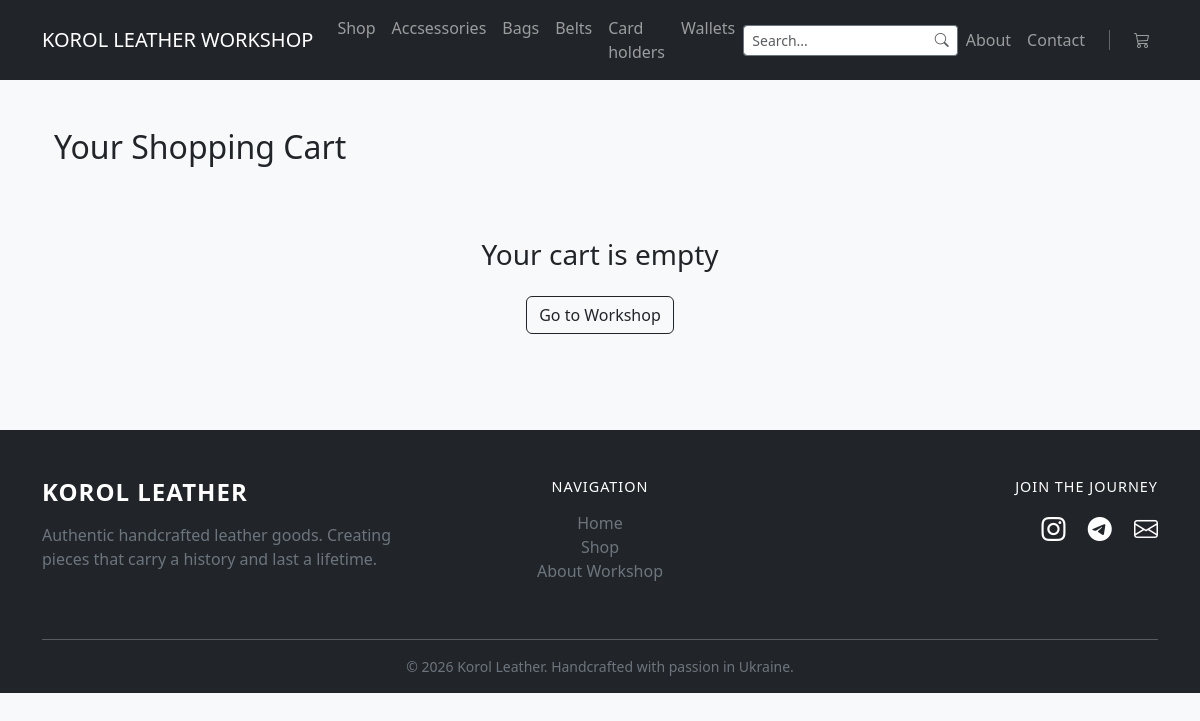
Page /cart/ on the committed database.
### catalog/models.py (models this page shows, shortened)
class Category(models.Model):
    name = models.CharField(max_length=200)
    slug = models.SlugField(max_length=200, unique=True,
                            null=False, blank=False)
    class Meta:
        verbose_name = 'Category'
        verbose_name_plural = 'Categories'
        ordering = ['name']

### catalog/views.py (the view)
# urls.py: path('cart/', views.cart_detail, name='cart_detail'),
def cart_detail(request):
    cart = Cart(request)
    return render(request, 'catalog/cart_detail.html', {'cart': cart})

### catalog/cart.py (called while the page is built)
    def __len__(self):
        return sum(item['quantity'] for item in self.cart.values())

### catalog/context_processors.py (called while the page is built)
def categories_processor(request):
    all_categories = Category.objects.all()
    return {'all_categories': all_categories}

def cart(request):
    return {'cart': Cart(request)}

### catalog/templates/catalog/cart_detail.html
{% extends 'catalog/base.html' %}
{% block content %}
<div class="container mt-5">
    <h2 class="mb-4">Your Shopping Cart</h2>
    {% if cart %}
    <div class="row">
        <div class="col-lg-8">
            <table class="table align-middle">
                <thead>
                    <tr>
                        <th>Product</th>
                        <th>Price</th>
                        <th>Quantity</th>
                        <th>Total</th>
                        <th></th>
                    </tr>
                </thead>
                <tbody>
                    {% for item in cart %}
                    <tr>
                        <td>
                            <div class="d-flex align-items-center">
                                {% if item.product.image %}
                                    <img src="{{ item.product.image.url }}" style="width: 50px; height: 50px; object-fit: cover;" class="me-3 rounded">
                                {% else %}
                                    <div class="me-3 rounded bg-light text-center" style="width: 50px; height: 50px; font-size: 10px; line-height: 50px;">No pic</div>
                                {% endif %}
                                <span>{{ item.product.name }}</span>
                            </div>
                        </td>
                        <td>{{ item.price }} €</td>
                        <td>
                            <form action="{% url 'cart_add' item.product.id %}" method="post" class="d-flex shadow-sm" style="max-width: 120px;">
                                {% csrf_token %}
                                <input type="number" name="quantity" value="{{ item.quantity }}" min="1" class="form-control form-control-sm text-center border-0">
                                <input type="hidden" name="override" value="True">
                                <button type="submit" class="btn btn-sm btn-light border-start">ok</button>
                            </form>
                        </td>
                        <td>{{ item.total_price }} €</td>
                        <td>
                            <a href="{% url 'cart_remove' item.product.id %}" class="text-danger text-decoration-none">✕</a>
                        </td>
                    </tr>
                    {% endfor %}
                </tbody>
            </table>
        </div>
        <div class="col-lg-4">
            <div class="card p-4 shadow-sm">
                <h4>Total: <span class="text-primary">{{ cart.get_total_price }} €</span></h4>
                <hr>
                <a href="{% url 'order_create' %}" class="btn btn-dark w-100 btn-lg">Proceed to Checkout</a>
            </div>
        </div>
    </div>
    {% else %}
    <div class="text-center py-5">
        <h3>Your cart is empty</h3>
        <a href="{% url 'all_products' %}" class="btn btn-outline-dark mt-3">Go to Workshop</a>
    </div>
    {% endif %}
</div>
{% endblock %}

### catalog/templates/catalog/base.html (shortened to what this page needs)
<!DOCTYPE html>
<html lang="en">
<head>
    <link rel="stylesheet" href="https://cdn.jsdelivr.net/npm/bootstrap-icons@1.11.0/font/bootstrap-icons.css">
    <link href="https://cdn.jsdelivr.net/npm/bootstrap@5.3.0/dist/css/bootstrap.min.css" rel="stylesheet">
</head>
<body class="bg-light">
    <nav class="navbar navbar-expand-lg navbar-dark bg-dark mb-4">
        <div class="container">
            <a class="navbar-brand" href="{% url 'home' %}">KOROL LEATHER WORKSHOP</a>
            <div class="collapse navbar-collapse" id="navbarNav">
                <ul class="navbar-nav me-auto">
                    <li class="nav-item">
                        <a class="nav-link" href="{% url 'all_products' %}">Shop</a>
                    </li>
                    {% for cat in all_categories %}
                        <li class="nav-item">
                            <a class="nav-link" href="{% url 'product_list_by_category' category_slug=cat.slug %}">
                                {{ cat.name }}
                            </a>
                        </li>
                    {% endfor %}
                </ul>
                <form class="d-flex ms-auto" action="{% url 'all_products' %}" method="get" style="max-width: 300px;">
                    <div class="input-group input-group-sm custom-search">
                        <input class="form-control border-secondary border-end-0 shadow-none"
                               type="search"
                               name="search"
                               placeholder="Search..."
                               value="{{ request.GET.search }}">
                        <button class="btn btn-outline-secondary border-start-0 bg-white" type="submit">
                            <i class="bi bi-search text-muted"></i>
                        </button>
                    </div>
                </form>
                <ul class="navbar-nav ms-auto align-items-center">
                    <li class="nav-item">
                        <a class="nav-link" href="/#about">About</a>
                    </li>
                    <li class="nav-item">
                        <a class="nav-link" href="/#contact">Contact</a>
                    </li>
                    <li class="nav-item px-3 d-none d-lg-block">
                    </li>
                    <li class="nav-item">
                        <a class="nav-link position-relative" href="{% url 'cart_detail' %}">
                            <i class="bi bi-cart3"></i>
                        </a>
                    </li>
                </ul>
            </div>
        </div>
    </nav>
    <main class="container">
        {% block content %}
        {% endblock %}
    </main>
    <footer class="bg-dark text-white pt-5 pb-3 mt-5">
        <div class="container">
            <div class="row">
                <div class="col-md-4 mb-4">
                    <h4 class="fw-bold text-uppercase mb-3" style="letter-spacing: 1px;">Korol Leather</h4>
                    <p class="text-secondary">Authentic handcrafted leather goods. Creating pieces that carry a history and last a lifetime.</p>
                </div>
                <div class="col-md-4 mb-4 text-center">
                    <h5 class="text-uppercase mb-3" style="font-size: 0.9rem; letter-spacing: 1px;">Navigation</h5>
                    <ul class="list-unstyled">
                        <li><a href="{% url 'home' %}" class="text-secondary text-decoration-none hover-white">Home</a></li>
                        <li><a href="{% url 'all_products' %}" class="text-secondary text-decoration-none hover-white">Shop</a></li>
                        <li><a href="/#about" class="text-secondary text-decoration-none hover-white">About Workshop</a></li>
                    </ul>
                </div>
                <div class="col-md-4 mb-4 text-md-end">
                    <h5 class="text-uppercase mb-3" style="font-size: 0.9rem; letter-spacing: 1px;">Join the Journey</h5>
                    <div class="fs-4">
                        <a href="https://www.instagram.com/korol_handmade" class="text-white me-3"><i class="bi bi-instagram"></i></a>
                        <a href="#" class="text-white me-3"><i class="bi bi-telegram"></i></a>
                        <a href="mailto:contact@korol-leather.com" class="text-white"><i class="bi bi-envelope"></i></a>
                    </div>
                </div>
            </div>
            <hr style="background-color: #444;">
            <div class="text-center text-secondary small mt-3">
                &copy; 2026 Korol Leather. Handcrafted with passion in Ukraine.
            </div>
        </div>
    </footer>
</body>
</html>

### rows in the picture
Category: name "Accsessories"
Category: name "Bags"
Category: name "Belts"
Category: name "Card holders"
Category: name "Wallets"
